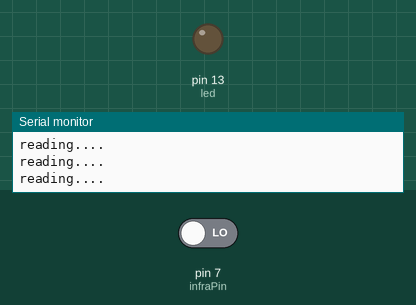
Recording of a sketch running on a simulated Arduino Uno, built with avr-gcc and run on an emulated ATmega328P. Shown: output pins drawn as LEDs (lit = HIGH), the last lines printed to the serial monitor. The inputs (shaded band) are chosen by the test bench; at power-on: pin 7 (infraPin) LOW.

Above: at 1.2 s.
1.3 s: pin 7 (infraPin) driven HIGH
At 1.6 s:
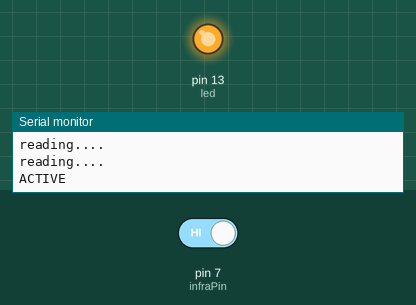
2.8 s: pin 7 (infraPin) driven LOW
At 4.4 s:
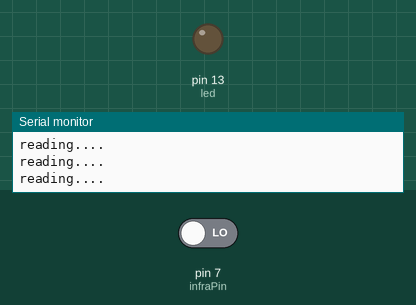
Timing chart, 0 to 5.9 s (numbered marks = the images above; inputs shaded):
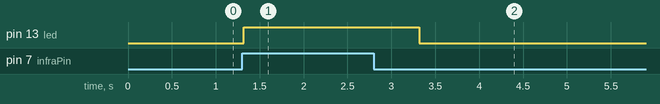

The sketch:

motion_detection.ino
```cpp
int led = 13;
int infraPin = 7;

void setup() {
  Serial.begin(9600);
  pinMode(led, OUTPUT);
  pinMode(infraPin, INPUT);
}


void loop() {
  Serial.println("reading....");
  digitalWrite(led, LOW);
  if (digitalRead(infraPin)) {
    Serial.println("ACTIVE");
    digitalWrite(led, HIGH);
    delay(2000);
  }
}
```

Measured:
- after the input at 1.3 s, pin 13 (led): LOW → HIGH at once
- after the input at 2.8 s, pin 13 (led): HIGH → LOW after 0.52 s
